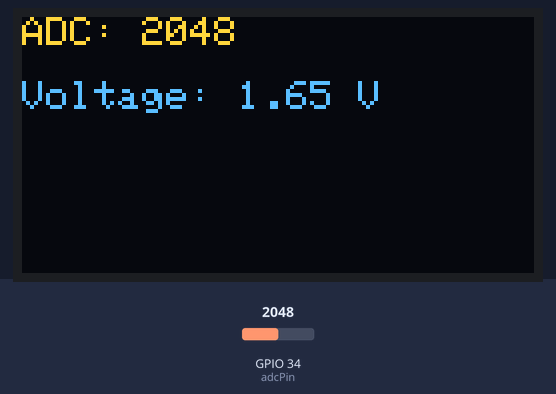
This sketch was run on a simulated ESP32. Shown: 128×64 one-colour display. The inputs (shaded band) are chosen by the test bench; at power-on: GPIO 34 (adcPin) = 2048. The OLED is the two-colour kind (top 16 rows yellow); what the sketch prints to the serial monitor is not drawn.

Above: at 1.8 s.
1.9 s: GPIO 34 (adcPin) set to 2866
At 2.8 s:
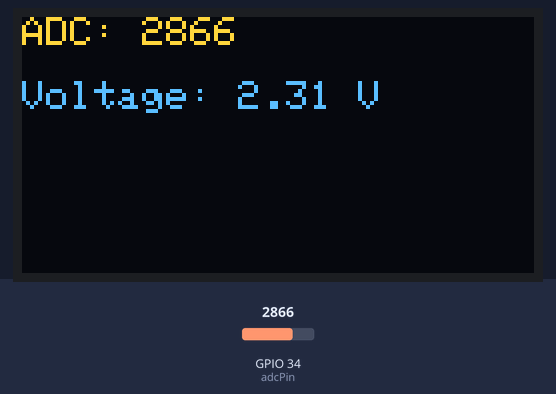
3.6 s: GPIO 34 (adcPin) set to 3603
At 5.1 s:
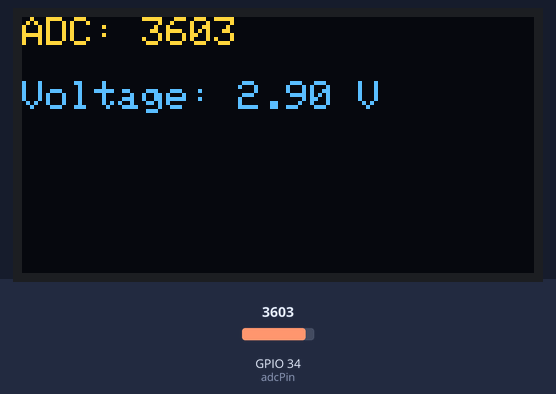
5.6 s: GPIO 34 (adcPin) set to 4095
At 7.3 s:
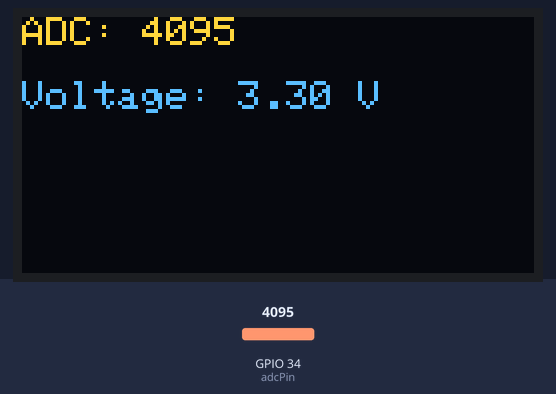
Timing chart, 0 to 8.8 s (numbered marks = the images above; inputs shaded):
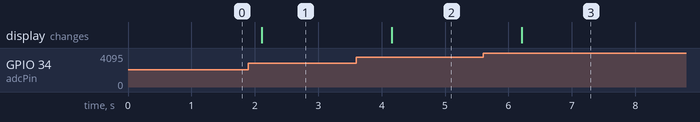

Measured:
- after the input at 1.9 s, the display: changes after 0.21 s (image 1)
- after the input at 3.6 s, the display: changes after 0.56 s (image 2)
- after the input at 5.6 s, the display: changes after 0.61 s (image 3)

The sketch:

Lab4_7.ino
```cpp
#include <wire.h>
#include <Adafruit_GFX.h>
#include <Adafruit_SSD1306.h>

#define SCREEN_WIDTH 128 // กำหนดความกว้างของจอ OLED
#define SCREEN_HEIGHT 64 // กำหนดความสูงของจอ OLED
#define OLED_RESET -1    // กำหนดขา Reset ของจอ OLED (ใช้ -1 หากไม่ได้ต่อขา Reset)

Adafruit_SSD1306 display(SCREEN_WIDTH, SCREEN_HEIGHT, &Wire, OLED_RESET);

int adcPin = 34; // กำหนดหมายเลขขาที่จะอ่าน ADC

void setup() {
  Serial.begin(115200); // เริ่มต้นการสื่อสาร Serial

  // เริ่มต้นการทำงานของจอ OLED
  if(!display.begin(SSD1306_SWITCHCAPVCC, 0x3C)) { // 0x3C คือ address I2C ของจอ OLED
    Serial.println(F("SSD1306 allocation failed"));
    for(;;); // หยุดการทำงานหากจอ OLED ไม่เริ่มต้น
  }
  display.clearDisplay(); // ล้างหน้าจอ OLED
  display.setTextColor(SSD1306_WHITE); // กำหนดสีตัวอักษรเป็นสีขาว
  display.setTextSize(1); // กำหนดขนาดตัวอักษร
}

void loop() {
  int value = analogRead(adcPin); // อ่านค่า Analog จากขา adcPin
  float voltage = (value / 4095.0) * 3.3; // แปลงค่า ADC เป็นแรงดันไฟฟ้า

  // แสดงผลบน Serial Monitor
  Serial.print("ADC value: ");
  Serial.print(value);
  Serial.print(", Voltage: ");
  Serial.println(voltage);

  // แสดงผลบนจอ OLED
  display.clearDisplay(); // ล้างหน้าจอ OLED
  display.setCursor(0, 0); // กำหนดตำแหน่งเริ่มต้นในการแสดงข้อความ
  display.print("ADC: ");
  display.println(value);
  display.setCursor(0, 16); // กำหนดตำแหน่งบรรทัดถัดไป
  display.print("Voltage: ");
  display.print(voltage);
  display.println(" V");
  display.display(); // แสดงผลบนจอ OLED

  delay(1000); // หน่วงเวลา 1 วินาที
}
```
